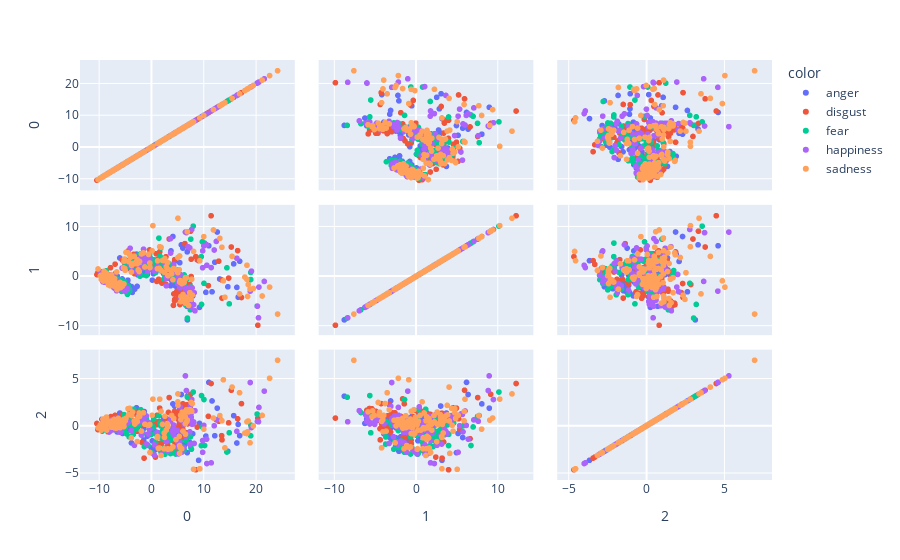

Notebook cell for this chart:
### Code cell
# Perform PCA and display most important dimensions

import pandas as pd
import numpy as np

feats = out[0]
labels = ['anger', 'disgust', 'fear', 'happiness', 'sadness']

cols = []
for feat, lab in zip(feats, labels):
    cols.extend([lab]*len(feat))

feats = np.concatenate(feats)

from sklearn.decomposition import PCA

pca = PCA(n_components=6)
X = pca.fit_transform(feats)


import plotly.express as px
px.scatter_matrix(X, dimensions=[0,1,2], color=cols).show()

### Figure 1 — Plotly figure (JSON) as saved in the notebook; plotly's stock layout.template omitted (floating-point values rounded to 4 significant figures; data arrays with more than 128 entries replaced by an {"elided": "..."} marker saying what was removed)
{"data": [{"dimensions": [{"axis": {"matches": true}, "label": "0", "values": {"elided": "144 float values"}}, {"axis": {"matches": true}, "label": "1", "values": {"elided": "144 float values"}}, {"axis": {"matches": true}, "label": "2", "values": {"elided": "144 float values"}}], "hovertemplate": "color=anger<br>%{xaxis.title.text}=%{x}<br>%{yaxis.title.text}=%{y}<extra></extra>", "legendgroup": "anger", "marker": {"color": "#636efa", "symbol": "circle"}, "name": "anger", "showlegend": true, "type": "splom"}, {"dimensions": [{"axis": {"matches": true}, "label": "0", "values": {"elided": "143 float values"}}, {"axis": {"matches": true}, "label": "1", "values": {"elided": "143 float values"}}, {"axis": {"matches": true}, "label": "2", "values": {"elided": "143 float values"}}], "hovertemplate": "color=disgust<br>%{xaxis.title.text}=%{x}<br>%{yaxis.title.text}=%{y}<extra></extra>", "legendgroup": "disgust", "marker": {"color": "#EF553B", "symbol": "circle"}, "name": "disgust", "showlegend": true, "type": "splom"}, {"dimensions": [{"axis": {"matches": true}, "label": "0", "values": {"elided": "144 float values"}}, {"axis": {"matches": true}, "label": "1", "values": {"elided": "144 float values"}}, {"axis": {"matches": true}, "label": "2", "values": {"elided": "144 float values"}}], "hovertemplate": "color=fear<br>%{xaxis.title.text}=%{x}<br>%{yaxis.title.text}=%{y}<extra></extra>", "legendgroup": "fear", "marker": {"color": "#00cc96", "symbol": "circle"}, "name": "fear", "showlegend": true, "type": "splom"}, {"dimensions": [{"axis": {"matches": true}, "label": "0", "values": {"elided": "144 float values"}}, {"axis": {"matches": true}, "label": "1", "values": {"elided": "144 float values"}}, {"axis": {"matches": true}, "label": "2", "values": {"elided": "144 float values"}}], "hovertemplate": "color=happiness<br>%{xaxis.title.text}=%{x}<br>%{yaxis.title.text}=%{y}<extra></extra>", "legendgroup": "happiness", "marker": {"color": "#ab63fa", "symbol": "circle"}, "name": "happiness", "showlegend": true, "type": "splom"}, {"dimensions": [{"axis": {"matches": true}, "label": "0", "values": {"elided": "144 float values"}}, {"axis": {"matches": true}, "label": "1", "values": {"elided": "144 float values"}}, {"axis": {"matches": true}, "label": "2", "values": {"elided": "144 float values"}}], "hovertemplate": "color=sadness<br>%{xaxis.title.text}=%{x}<br>%{yaxis.title.text}=%{y}<extra></extra>", "legendgroup": "sadness", "marker": {"color": "#FFA15A", "symbol": "circle"}, "name": "sadness", "showlegend": true, "type": "splom"}], "layout": {"dragmode": "select", "legend": {"title": {"text": "color"}, "tracegroupgap": 0}, "margin": {"t": 60}}}
